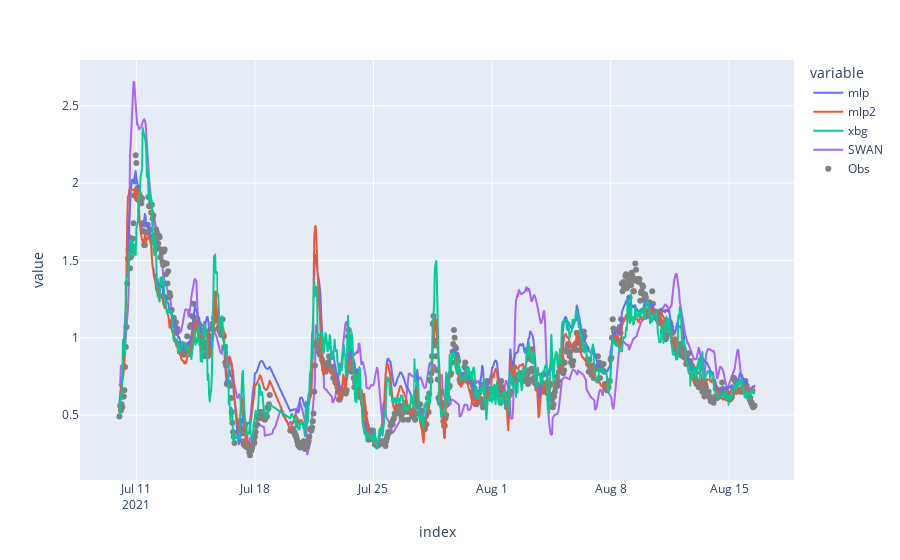

The code cell stored with this chart in its notebook:
### Code cell
fig = px.line(fdata, x=fdata.index, y=['mlp','mlp2','xbg'])
fig.add_trace(go.Scatter(x = wbSWAN.index, y = wbSWAN.Hsig, name = 'SWAN'))
fig.add_trace(go.Scatter(x = fdata.index, y = fdata.Hsig, name = 'Obs', mode = "markers", marker_color='grey'))
fig.show()

### Figure 1 — Plotly figure (JSON) as saved in the notebook; plotly's stock layout.template omitted (floating-point values rounded to 4 significant figures; data arrays with more than 128 entries replaced by an {"elided": "..."} marker saying what was removed)
{"data": [{"hovertemplate": "variable=mlp<br>index=%{x}<br>value=%{y}<extra></extra>", "legendgroup": "mlp", "line": {"color": "#636efa", "dash": "solid"}, "mode": "lines", "name": "mlp", "showlegend": true, "type": "scattergl", "x": {"elided": "867 str values"}, "xaxis": "x", "y": {"elided": "867 float values"}, "yaxis": "y"}, {"hovertemplate": "variable=mlp2<br>index=%{x}<br>value=%{y}<extra></extra>", "legendgroup": "mlp2", "line": {"color": "#EF553B", "dash": "solid"}, "mode": "lines", "name": "mlp2", "showlegend": true, "type": "scattergl", "x": {"elided": "867 str values"}, "xaxis": "x", "y": {"elided": "867 float values"}, "yaxis": "y"}, {"hovertemplate": "variable=xbg<br>index=%{x}<br>value=%{y}<extra></extra>", "legendgroup": "xbg", "line": {"color": "#00cc96", "dash": "solid"}, "mode": "lines", "name": "xbg", "showlegend": true, "type": "scattergl", "x": {"elided": "867 str values"}, "xaxis": "x", "y": {"elided": "867 float values"}, "yaxis": "y"}, {"name": "SWAN", "type": "scatter", "x": {"elided": "890 str values"}, "y": {"elided": "890 float values"}}, {"marker": {"color": "grey"}, "mode": "markers", "name": "Obs", "type": "scatter", "x": {"elided": "867 str values"}, "y": {"elided": "867 float values"}}], "layout": {"autosize": true, "legend": {"title": {"text": "variable"}, "tracegroupgap": 0}, "margin": {"t": 60}, "xaxis": {"anchor": "y", "autorange": true, "domain": [0, 1], "range": ["2021-07-07 19:00:06.0446", "2021-08-18 16:59:53.9554"], "title": {"text": "index"}, "type": "date"}, "yaxis": {"anchor": "x", "autorange": true, "domain": [0, 1], "range": [0.07073, 2.797], "title": {"text": "value"}, "type": "linear"}}}
